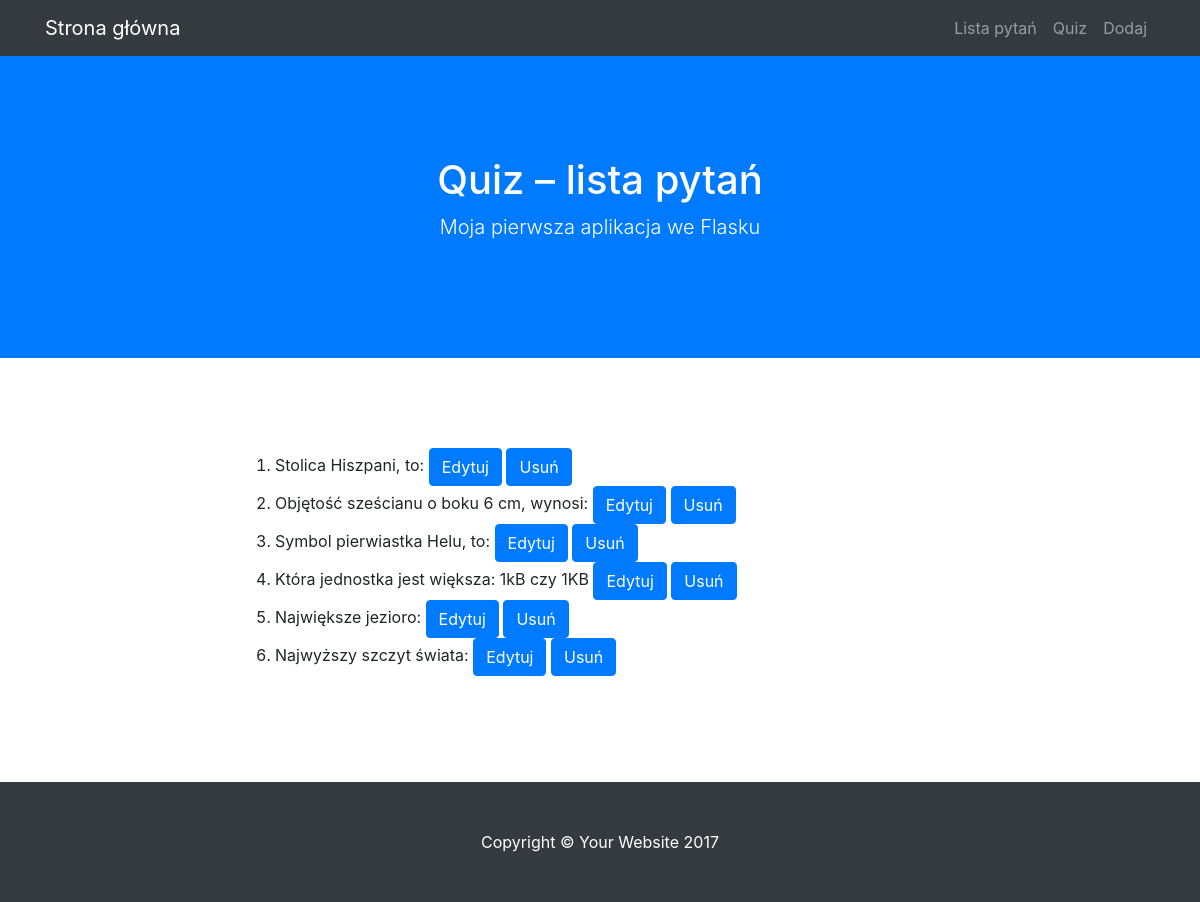
The app's page /lista, older data.
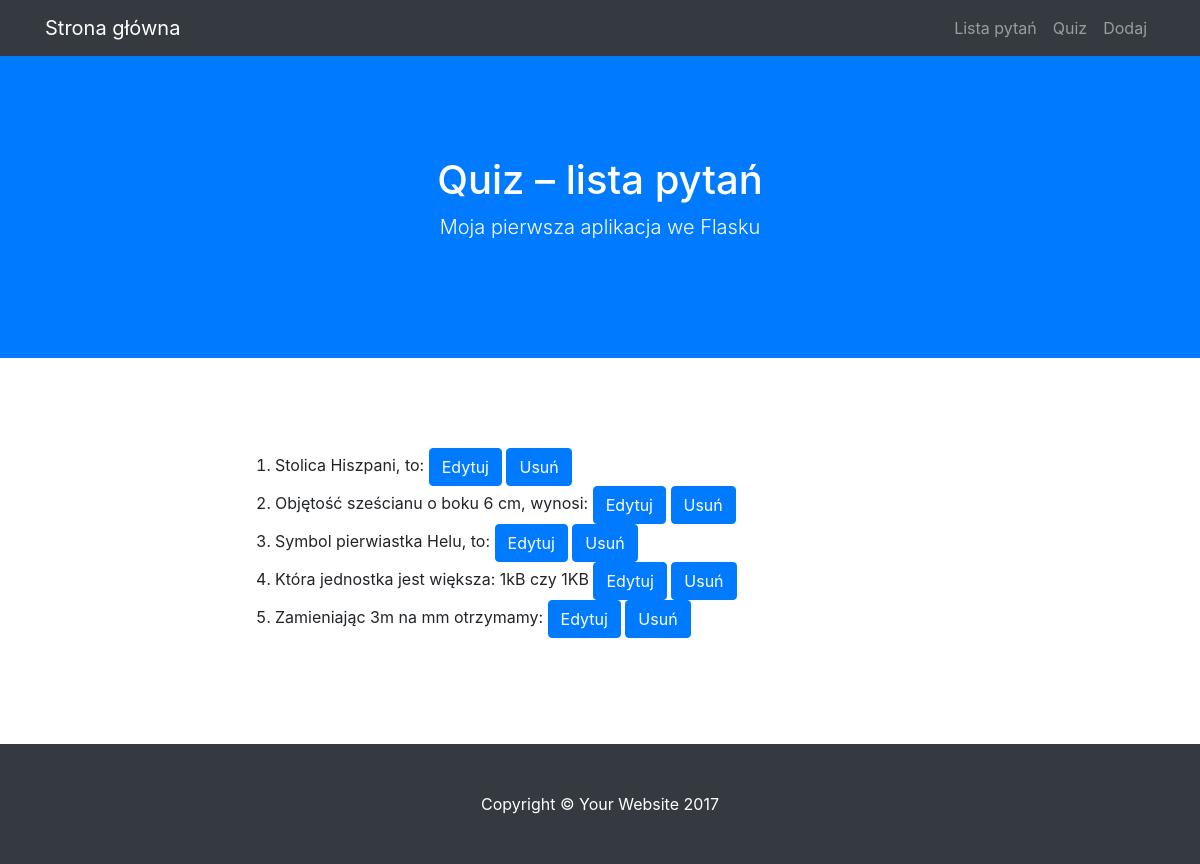
The same page, newer data.
### modele.py (models this page shows)
class BazaModel(Model):
    class Meta:
        database = baza

class Pytanie(BazaModel):
    pytanie = CharField(null=False)
    kategoria = ForeignKeyField(Kategoria, related_name='pytania')

### views.py (the view)
@app.route("/lista")
def lista():
    pytania = Pytanie.select()
    return render_template('lista.html', query = pytania)

### quiz.py (called while the page is built)
@app.before_request
def before_request():
    g.db = baza
    g.db.connect()

@app.after_request
def after_request(response):
    g.db.close()
    return response

### templates/lista.html (shortened to what this page needs)
{% extends "szablon.html" %}
{% block h1 %}Quiz – lista pytań{% endblock %}
{% block tresc %}
<ol>
    {% for p in query %}
    <li>
       {{ p.pytanie }}
        <a href="{{ url_for('edytuj', pid=p.id) }}" class="btn btn-primary">Edytuj</a>
        <a href="{{ url_for('usun', pid=p.id) }}" class="btn btn-primary">Usuń</a>
    </li>
    {% endfor %}
</ol>
{% endblock %}

Row changes from the older to the newer data that the page shows:
removed Pytanie: pytanie "Najwyższy szczyt świata:"
changed Pytanie: pytanie "Największe jezioro:" → "Zamieniając 3m na mm otrzymamy:"
